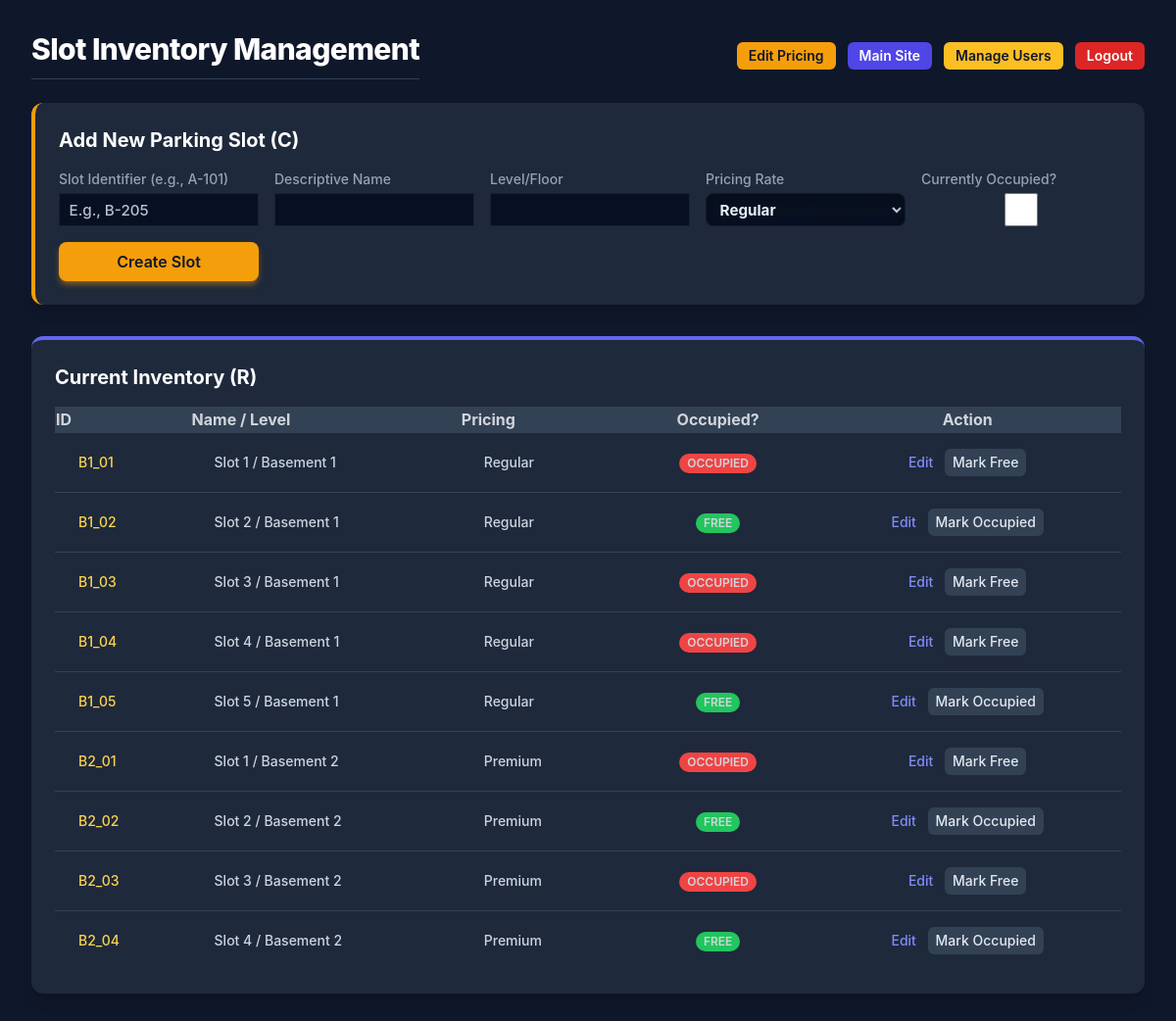
The app's page /parking/admin/slots/ (signed in), older data.
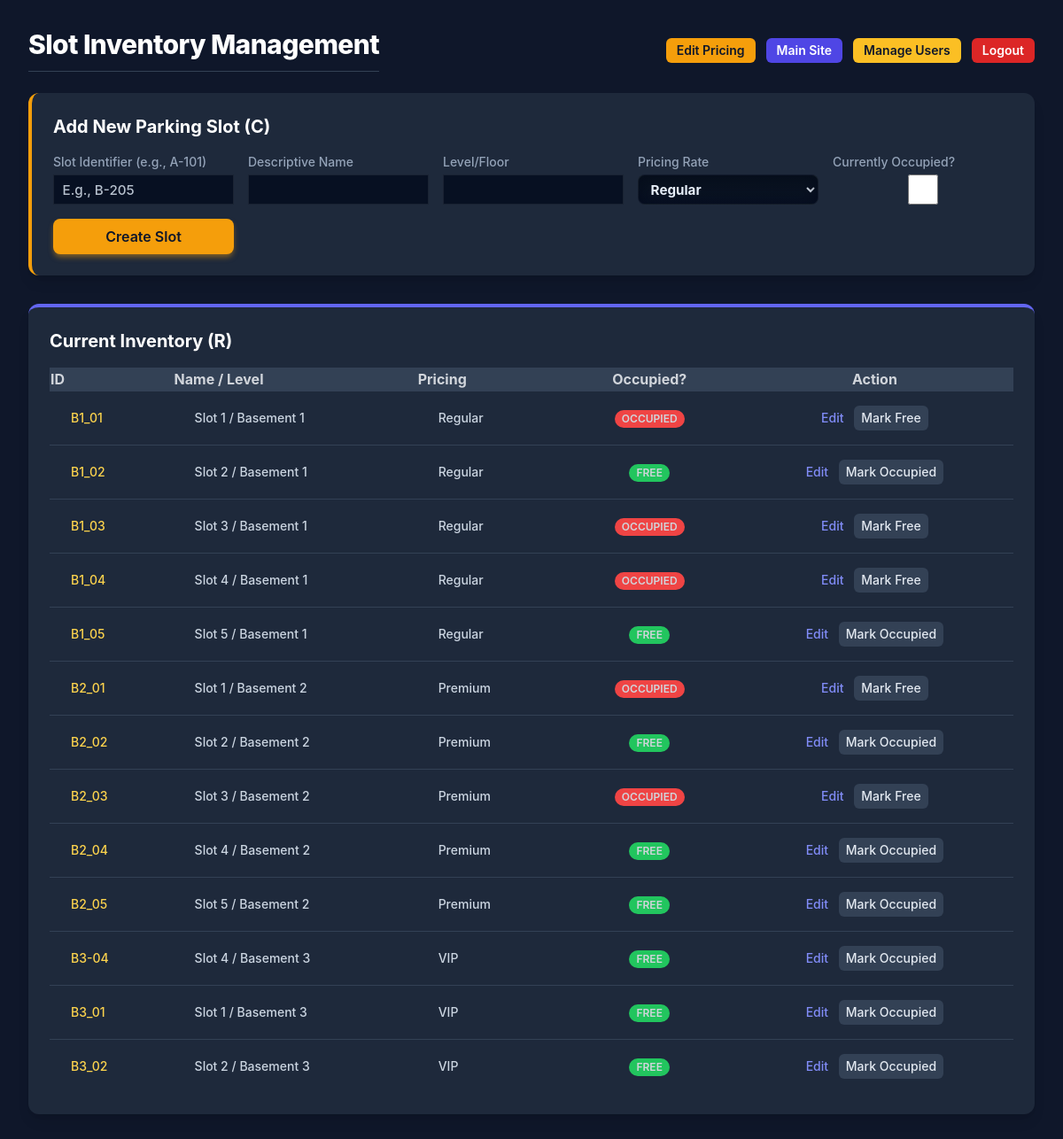
The same page, newer data.
### parking/models.py (models this page shows, shortened)
class ParkingSlot(models.Model):
    PRICE_CHOICES = (
        ("Regular", "Regular"),
        ("Premium", "Premium"),
        ("VIP", "VIP"),
    )
    slot_id = models.CharField(max_length=10, unique=True)
    slot_name = models.CharField(max_length=50)
    level = models.CharField(max_length=20)
    pricing_category = models.CharField(max_length=20, choices=PRICE_CHOICES, default="Regular")
    is_occupied = models.BooleanField(default=False)
    class Meta:
        ordering = ["slot_id"]

### parking/views.py (the view)
# urls.py: path('admin/slots/', views.slot_list_create_view, name='admin_slot_list'),
@login_required
@user_passes_test(is_admin, login_url='/accounts/login/')
def slot_list_create_view(request):
    slots = ParkingSlot.objects.all().order_by('slot_id')
    if request.method == 'POST':
        form = ParkingSlotForm(request.POST)
        if form.is_valid():
            try:
                form.save()
                messages.success(request, f"Parking Slot {form.instance.slot_id} created successfully.")
                return redirect('parking:admin_slot_list')
            except Exception:
                messages.error(request, "Error creating slot: Slot ID may already exist.")
        else:
            messages.error(request, "Please correct the errors in the form below.")
    else:
        form = ParkingSlotForm()
    return render(request, 'parking/admin_slot_list.html', {
        'slots': slots,
        'form': form,
        'header_title': 'Slot Inventory Management'
    })

### parking/forms.py (shortened to what this page needs)
class ParkingSlotForm(forms.ModelForm):
    class Meta:
        model = ParkingSlot
        fields = ['slot_id', 'slot_name', 'level', 'pricing_category', 'is_occupied']
        labels = {
            'slot_id': 'Slot Identifier (e.g., A-101)',
            'slot_name': 'Descriptive Name',
            'level': 'Level/Floor',
            'pricing_category': 'Pricing Rate',
            'is_occupied': 'Currently Occupied?'
        }
        widgets = {
            'slot_id': forms.TextInput(attrs={'placeholder': 'E.g., B-205'}),
        }

### parking/views.py (called while the page is built)
def is_admin(user):
    return user.is_staff or user.is_superuser

### Templates/parking/admin_slot_list.html (shortened to what the changed rows need)
<!DOCTYPE html>
<html lang="en">
<head>
    <script src="https://cdn.tailwindcss.com"></script>
    {% load static %}
    <link rel="stylesheet" href="{% static 'css/custom.css' %}?v={{ ASSET_VERSION }}">
</head>
<body class="p-4 sm:p-8">
    <div class="max-w-7xl mx-auto">
        <div class="flex items-center justify-between mb-6">
            <h1 class="text-3xl font-extrabold text-amber-400 border-b border-slate-700 pb-3">{{ header_title }}</h1>
        </div>
        <div class="bg-slate-800 p-6 rounded-xl shadow-lg border-l-4 border-amber-500 mb-8">
            <h2 class="text-xl font-bold text-white mb-4">Add New Parking Slot (C)</h2>
            <form method="post" class="grid grid-cols-1 md:grid-cols-5 gap-4 items-end">
                {% for field in form %}
                    <div class="flex flex-col">
                        <label for="{{ field.id_for_label }}" class="mb-1 text-sm font-medium text-slate-400">{{ field.label }}</label>
                        {{ field }}
                    </div>
                {% endfor %}
            </form>
        </div>
        <div class="bg-slate-800 p-6 rounded-xl shadow-lg border-t-4 border-indigo-500">
            <h2 class="text-xl font-bold text-white mb-4">Current Inventory (R)</h2>
            <div class="overflow-x-auto">
                <table class="min-w-full divide-y divide-slate-700">
                    <thead class="bg-slate-700">
                        <tr>
                            <th class="table-header text-left">ID</th>
                            <th class="table-header text-left">Name / Level</th>
                            <th class="table-header text-left">Pricing</th>
                            <th class="table-header text-center">Occupied?</th>
                            <th class="table-header text-center">Action</th>
                        </tr>
                    </thead>
                    <tbody class="divide-y divide-slate-700">
                        {% for slot in slots %}
                        <tr class="bg-slate-800 hover:bg-slate-700 transition">
                            <td class="px-6 py-4 whitespace-nowrap text-sm font-medium text-amber-300">{{ slot.slot_id }}</td>
                            <td class="px-6 py-4 whitespace-nowrap text-sm text-slate-300">{{ slot.slot_name }} / {{ slot.level|default:"N/A" }}</td>
                            <td class="px-6 py-4 whitespace-nowrap text-sm text-slate-300">{{ slot.get_pricing_category_display }}</td>
                            <td class="px-6 py-4 whitespace-nowrap text-center text-sm">
                                <span class="px-2 inline-flex text-xs leading-5 font-semibold rounded-full
                                    {% if slot.is_occupied %}bg-red-500 text-white{% else %}bg-green-500 text-white{% endif %}">
                                    {{ slot.is_occupied|yesno:"OCCUPIED,FREE" }}
                                </span>
                            </td>
                            <td class="px-6 py-4 whitespace-nowrap text-center text-sm font-medium space-x-2">
                                    <a href="{% url 'parking:admin_slot_detail' slot.slot_id %}" class="text-indigo-400 hover:text-indigo-300 transition duration-150">Edit</a>
                                    <form method="post" action="{% url 'parking:admin_slot_toggle' slot.slot_id %}" style="display:inline">{% csrf_token %}
                                        <button type="submit" class="text-sm px-2 py-1 rounded-md bg-slate-700 hover:bg-slate-600 text-slate-200">{% if slot.is_occupied %}Mark Free{% else %}Mark Occupied{% endif %}</button>
                                    </form>
                                </td>
                        </tr>
                        {% empty %}
                        <tr><td colspan="5" class="px-6 py-4 text-center text-slate-500">No parking slots have been defined yet.</td></tr>
                        {% endfor %}
                    </tbody>
                </table>
            </div>
        </div>
    </div>
</body>
</html>

Row changes from the older to the newer data that the page shows:
added ParkingSlot: slot_id "B2_05", slot_name "Slot 5", level "Basement 2", pricing_category "Premium", is_occupied "FREE", shows "Mark Occupied"
added ParkingSlot: slot_id "B3-04", slot_name "Slot 4", level "Basement 3", pricing_category "VIP", is_occupied "FREE", shows "Mark Occupied"
added ParkingSlot: slot_id "B3_01", slot_name "Slot 1", level "Basement 3", pricing_category "VIP", is_occupied "FREE", shows "Mark Occupied"
added ParkingSlot: slot_id "B3_02", slot_name "Slot 2", level "Basement 3", pricing_category "VIP", is_occupied "FREE", shows "Mark Occupied"
